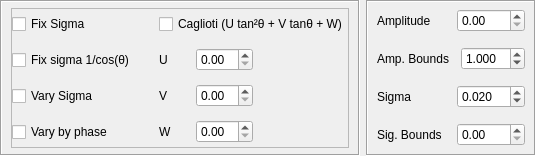
                 <widget class="QFrame" name="frame_58">
                  <property name="frameShape">
                   <enum>QFrame::NoFrame</enum>
                  </property>
                  <property name="frameShadow">
                   <enum>QFrame::Sunken</enum>
                  </property>
                  <layout class="QHBoxLayout" name="horizontalLayout_36" stretch="1,1">
                   <property name="leftMargin">
                    <number>0</number>
                   </property>
                   <property name="topMargin">
                    <number>0</number>
                   </property>
                   <property name="rightMargin">
                    <number>0</number>
                   </property>
                   <property name="bottomMargin">
                    <number>0</number>
                   </property>
                   <item>
                    <widget class="QFrame" name="frame_38">
                     <property name="frameShape">
                      <enum>QFrame::Box</enum>
                     </property>
                     <property name="frameShadow">
                      <enum>QFrame::Sunken</enum>
                     </property>
                     <layout class="QVBoxLayout" name="verticalLayout_16">
                      <property name="spacing">
                       <number>12</number>
                      </property>
                      <property name="leftMargin">
                       <number>9</number>
                      </property>
                      <property name="topMargin">
                       <number>6</number>
                      </property>
                      <property name="rightMargin">
                       <number>9</number>
                      </property>
                      <property name="bottomMargin">
                       <number>6</number>
                      </property>
                      <item>
                       <widget class="QFrame" name="frame_41">
                        <property name="frameShape">
                         <enum>QFrame::StyledPanel</enum>
                        </property>
                        <property name="frameShadow">
                         <enum>QFrame::Raised</enum>
                        </property>
                        <layout class="QGridLayout" name="gridLayout_41" rowstretch="1,1,1,1" columnstretch="0,0,0,1" rowminimumheight="30,30,30,30">
                         <property name="leftMargin">
                          <number>0</number>
                         </property>
                         <property name="topMargin">
                          <number>0</number>
                         </property>
                         <property name="rightMargin">
                          <number>0</number>
                         </property>
                         <property name="bottomMargin">
                          <number>0</number>
                         </property>
                         <property name="horizontalSpacing">
                          <number>24</number>
                         </property>
                         <property name="verticalSpacing">
                          <number>6</number>
                         </property>
                         <item row="0" column="0">
                          <widget class="QCheckBox" name="checkBox_fixSigma_2">
                           <property name="text">
                            <string>Fix Sigma</string>
                           </property>
                          </widget>
                         </item>
                         <item row="1" column="0">
                          <widget class="QCheckBox" name="checkBox">
                           <property name="text">
                            <string>Fix sigma 1/cos(θ)</string>
                           </property>
                          </widget>
                         </item>
                         <item row="2" column="0">
                          <widget class="QCheckBox" name="checkBox_2">
                           <property name="text">
                            <string>Vary Sigma</string>
                           </property>
                          </widget>
                         </item>
                         <item row="3" column="0">
                          <widget class="QCheckBox" name="checkBox_3">
                           <property name="text">
                            <string>Vary by phase</string>
                           </property>
                          </widget>
                         </item>
                         <item row="0" column="1" colspan="3">
                          <widget class="QCheckBox" name="checkBox_4_Caglioti">
                           <property name="text">
                            <string>Caglioti (U tan²θ + V tanθ + W)</string>
                           </property>
                          </widget>
                         </item>
                         <item row="1" column="1">
                          <widget class="QLabel" name="label_8">
                           <property name="lineWidth">
                            <number>3</number>
                           </property>
                           <property name="text">
                            <string>U</string>
                           </property>
                          </widget>
                         </item>
                         <item row="1" column="2">
                          <widget class="QDoubleSpinBox" name="doubleSpinBox_5_CagliotiU" />
                         </item>
                         <item row="2" column="1">
                          <widget class="QLabel" name="label_13">
                           <property name="text">
                            <string>V</string>
                           </property>
                          </widget>
                         </item>
                         <item row="2" column="2">
                          <widget class="QDoubleSpinBox" name="doubleSpinBox_2_CagliotiV" />
                         </item>
                         <item row="3" column="1">
                          <widget class="QLabel" name="label_14">
                           <property name="text">
                            <string>W</string>
                           </property>
                          </widget>
                         </item>
                         <item row="3" column="2">
                          <widget class="QDoubleSpinBox" name="doubleSpinBox_4__CagliotiW" />
                         </item>
                        </layout>
                       </widget>
                      </item>
                     </layout>
                    </widget>
                   </item>
                   <item>
                    <widget class="QFrame" name="frame_35">
                     <property name="frameShape">
                      <enum>QFrame::Box</enum>
                     </property>
                     <property name="frameShadow">
                      <enum>QFrame::Sunken</enum>
                     </property>
                     <layout class="QHBoxLayout" name="horizontalLayout_27">
                      <property name="spacing">
                       <number>0</number>
                      </property>
                      <property name="leftMargin">
                       <number>0</number>
                      </property>
                      <property name="topMargin">
                       <number>0</number>
                      </property>
                      <property name="rightMargin">
                       <number>0</number>
                      </property>
                      <property name="bottomMargin">
                       <number>0</number>
                      </property>
                      <item>
                       <widget class="QFrame" name="frame_46">
                        <property name="frameShape">
                         <enum>QFrame::NoFrame</enum>
                        </property>
                        <property name="frameShadow">
                         <enum>QFrame::Sunken</enum>
                        </property>
                        <layout class="QVBoxLayout" name="verticalLayout_28">
                         <property name="spacing">
                          <number>12</number>
                         </property>
                         <property name="leftMargin">
                          <number>9</number>
                         </property>
                         <property name="topMargin">
                          <number>6</number>
                         </property>
                         <property name="rightMargin">
                          <number>9</number>
                         </property>
                         <property name="bottomMargin">
                          <number>6</number>
                         </property>
                         <item>
                          <widget class="QFrame" name="frame_47">
                           <property name="frameShape">
                            <enum>QFrame::NoFrame</enum>
                           </property>
                           <property name="frameShadow">
                            <enum>QFrame::Sunken</enum>
                           </property>
                           <layout class="QHBoxLayout" name="horizontalLayout_31">
                            <property name="spacing">
                             <number>12</number>
                            </property>
                            <property name="leftMargin">
                             <number>0</number>
                            </property>
                            <property name="topMargin">
                             <number>0</number>
                            </property>
                            <property name="rightMargin">
                             <number>0</number>
                            </property>
                            <property name="bottomMargin">
                             <number>0</number>
                            </property>
                            <item>
                             <widget class="QLabel" name="label_11">
                              <property name="text">
                               <string>Amplitude</string>
                              </property>
                             </widget>
                            </item>
                            <item>
                             <widget class="QDoubleSpinBox" name="doubleSpinBox" />
                            </item>
                           </layout>
                          </widget>
                         </item>
                         <item>
                          <widget class="QFrame" name="frame_48">
                           <property name="frameShape">
                            <enum>QFrame::NoFrame</enum>
                           </property>
                           <property name="frameShadow">
                            <enum>QFrame::Sunken</enum>
                           </property>
                           <layout class="QHBoxLayout" name="horizontalLayout_32">
                            <property name="spacing">
                             <number>12</number>
                            </property>
                            <property name="leftMargin">
                             <number>0</number>
                            </property>
                            <property name="topMargin">
                             <number>0</number>
                            </property>
                            <property name="rightMargin">
                             <number>0</number>
                            </property>
                            <property name="bottomMargin">
                             <number>0</number>
                            </property>
                            <item>
                             <widget class="QLabel" name="label_22">
                              <property name="text">
                               <string>Amp. Bounds</string>
                              </property>
                             </widget>
                            </item>
                            <item>
                             <widget class="QDoubleSpinBox" name="doubleSpinBox_fitAmpGuess">
                              <property name="decimals">
                               <number>3</number>
                              </property>
                              <property name="singleStep">
                               <double>0.100000000000000</double>
                              </property>
                              <property name="value">
                               <double>1.000000000000000</double>
                              </property>
                             </widget>
                            </item>
                           </layout>
                          </widget>
                         </item>
                         <item>
                          <widget class="QFrame" name="frame_40">
                           <property name="frameShape">
                            <enum>QFrame::NoFrame</enum>
                           </property>
                           <property name="frameShadow">
                            <enum>QFrame::Raised</enum>
                           </property>
                           <layout class="QHBoxLayout" name="horizontalLayout_30">
                            <property name="spacing">
                             <number>12</number>
                            </property>
                            <property name="leftMargin">
                             <number>0</number>
                            </property>
                            <property name="topMargin">
                             <number>0</number>
                            </property>
                            <property name="rightMargin">
                             <number>0</number>
                            </property>
                            <property name="bottomMargin">
                             <number>0</number>
                            </property>
                            <item>
                             <widget class="QLabel" name="label_12">
                              <property name="text">
                               <string>Sigma</string>
                              </property>
                             </widget>
                            </item>
                            <item>
                             <widget class="QDoubleSpinBox" name="doubleSpinBox_fitSigGuess">
                              <property name="decimals">
                               <number>3</number>
                              </property>
                              <property name="singleStep">
                               <double>0.001000000000000</double>
                              </property>
                              <property name="value">
                               <double>0.020000000000000</double>
                              </property>
                             </widget>
                            </item>
                           </layout>
                          </widget>
                         </item>
                         <item>
                          <widget class="QFrame" name="frame_39">
                           <property name="frameShape">
                            <enum>QFrame::NoFrame</enum>
                           </property>
                           <property name="frameShadow">
                            <enum>QFrame::Raised</enum>
                           </property>
                           <layout class="QHBoxLayout" name="horizontalLayout_29">
                            <property name="spacing">
                             <number>12</number>
                            </property>
                            <property name="leftMargin">
                             <number>0</number>
                            </property>
                            <property name="topMargin">
                             <number>0</number>
                            </property>
                            <property name="rightMargin">
                             <number>0</number>
                            </property>
                            <property name="bottomMargin">
                             <number>0</number>
                            </property>
                            <item>
                             <widget class="QLabel" name="label_23">
                              <property name="text">
                               <string>Sig. Bounds</string>
                              </property>
                             </widget>
                            </item>
                            <item>
                             <widget class="QDoubleSpinBox" name="doubleSpinBox_3" />
                            </item>
                           </layout>
                          </widget>
                         </item>
                        </layout>
                       </widget>
                      </item>
                     </layout>
                    </widget>
                   </item>
                  </layout>
                 </widget>
